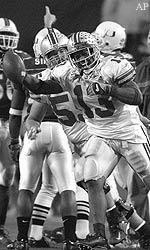
#> input picture Week 1/jadon_1_HW1/buckeyes_gray.bmp, 150 x 250 px
$ python HW1.py
#> lines starting #> are read from the running program, lines starting #| are printed output that depends on the picture; after the words box and inside, x2 and y2 are one past the last pixel; in counts of white or black regions, pixels touching at a corner belong together
import cv2 as cv
import numpy as np
from skimage.color import rgb2gray


# Following section is for Q1
gray_img =cv.imread('buckeyes_gray.bmp')    #Reads gray-scale image
#> gray_img is the input picture: shape (250, 150, 3); min 0, max 255, mean 115
cv.imshow('Gray Scale Image', gray_img)     #Displays gray-scale image
cv.waitKey(0)                               #Awaits an input from user to proceed

rgb_img = cv.imread('buckeyes_rgb.bmp')
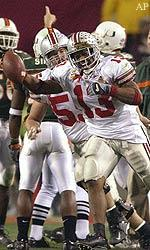
#> input picture Week 1/jadon_1_HW1/buckeyes_rgb.bmp, 150 x 250 px
#> rgb_img is the input picture: shape (250, 150, 3); mean B, G, R 104.6, 112.1, 126.3
cv.imshow('RGB Image', rgb_img)
cv.waitKey(0)
#Q1 section ends

#Following section is for Q2
image_converted = rgb2gray(rgb_img)         #Converts input RGB image to gray-scale
cv.imshow('Converted image', image_converted)
cv.waitKey(0)
#Q2 section ends

#Following section is for Q3
black = np.zeros((500,500), dtype=np.uint8) #Creates big black image
white = np.zeros((50,50), dtype=np.uint8)
white[:]=255                                #Creates small white image

black[0:50, 0:50] = white                   #Makes corner box as white
black[50:100, 50:100] = white               #Makes diagonally opposite box as white

square = black[0:100, 0:100]                #Creates a small 2x2 checker-board image
chess = np.tile(square, (5,5))              #Repeats pattern 5 times to get a 10x10 checker board image
cv.imshow('Checker board', chess)
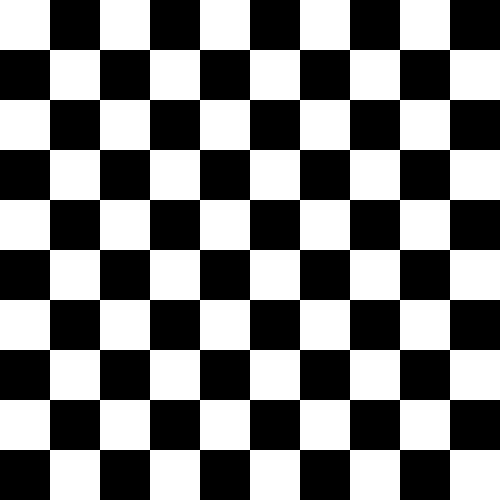
#> window 'Checker board': shape (500, 500); 50% white; 1 white region, box (x1, y1, x2, y2) and area: (0, 0, 500, 500) 125000
cv.waitKey(0)
#Q3 section ends
